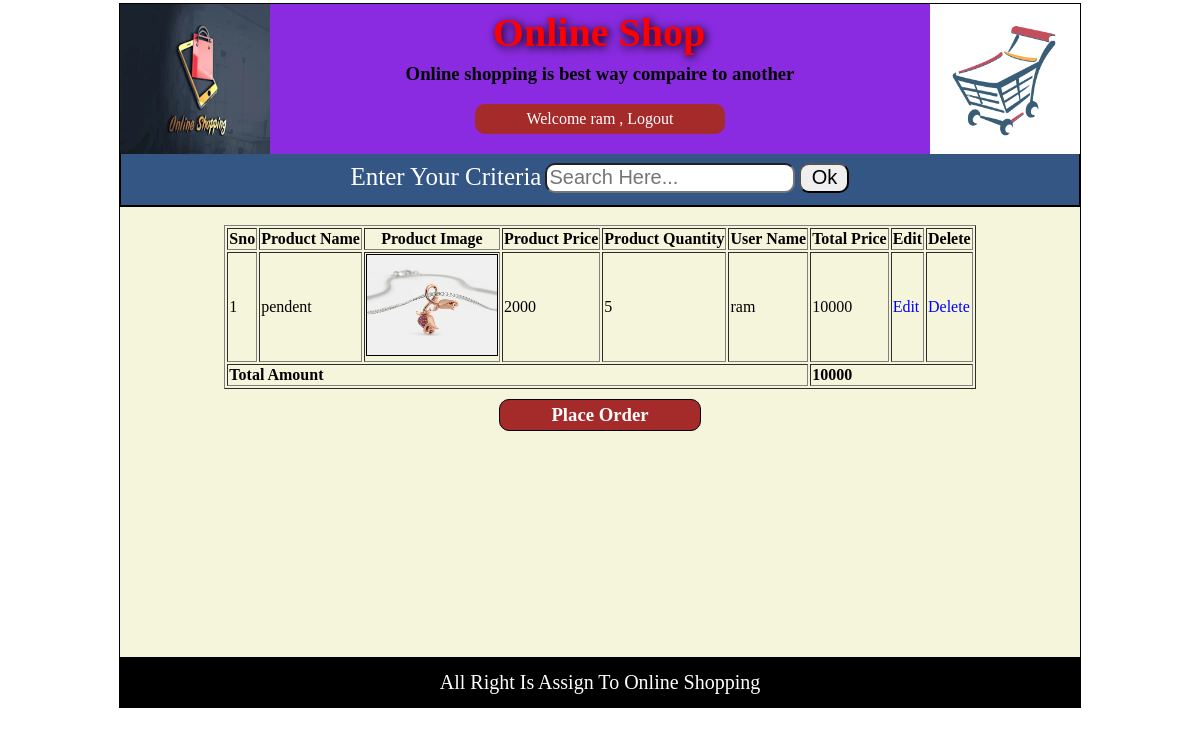
Page /displaycartfororder.php (signed in) on the committed database.
### tables this page shows
CREATE TABLE IF NOT EXISTS `cart_info` (
  `cart_id` int(11) NOT NULL AUTO_INCREMENT,
  `prod_id` int(11) NOT NULL,
  `prod_price` float NOT NULL,
  `prod_qty` int(11) NOT NULL,
  `user_name` varchar(30) NOT NULL,
  PRIMARY KEY (`cart_id`)
);

CREATE TABLE IF NOT EXISTS `product_info` (
  `prod_id` int(11) NOT NULL AUTO_INCREMENT,
  `prod_name` varchar(30) NOT NULL,
  `prod_price` varchar(10) NOT NULL,
  `prod_image_path` varchar(40) NOT NULL,
  `category_parent_id` int(11) NOT NULL,
  `prod_detail` text NOT NULL,
  `discount` float NOT NULL,
  `reg_date` datetime NOT NULL,
  PRIMARY KEY (`prod_id`)
);

### displaycartfororder.php (the view)
<?php session_start();
include("header.php");
?>
<div id="container">
<?php
$usr=$_SESSION["uname"];
include("dbconnect.php");
$rscart=mysqli_query($con,"select * from cart_info,product_info where product_info.prod_id=cart_info.prod_id and user_name='$usr'") or die ("query error");
echo("<br><table border=1 align='center'>");
echo("<tr><th>Sno</th><th>Product Name</th><th>Product Image</th><th>Product Price</th><th>Product Quantity</th><th>User Name </th><th>Total Price</th><th>Edit</th><th>Delete</th></tr>");
$cnt=0;
$totalamnt=0;
 while ($row=mysqli_fetch_array($rscart))
 {
 	$cnt++;
 	echo("<tr>");
	echo("<td>");
	echo("$cnt");
	echo("</td>");
    echo("<td>");
echo($row["prod_name"]);
echo("</td>");
	$img=$row["prod_image_path"];
	echo("<td>");
	echo("<img src='.//collection//$img' width='130' height='100' border='1'>");
	echo("</td>");
echo("<td>");
echo($row["prod_price"]);
echo("</td>");
echo("<td>");
echo($row["prod_qty"]);
echo("</td>");
echo("<td>");
echo($row["user_name"]);
echo("</td>");
echo("<td>");
$amt=$row["prod_qty"]*$row["prod_price"];
echo($amt);
$totalamnt=$totalamnt+$amt;
echo("</td>");
$id=$row["cart_id"];
echo("<td>");
$pqty=$row["prod_qty"];
echo("<a href='Editcart.php?pid=$id& quantity=$pqty'>Edit</a>");
echo("</td>");
echo("<td>");
echo("<a href=Deletecart.php?pid=$id>Delete</a>");
echo("</td>");
echo("</tr>");
}
 echo("<tr>");
 echo("<td colspan='6'>");
 echo("<b>Total Amount </b>");
 echo("</td>");
echo("<td colspan='4'>");
 echo("<b>$totalamnt</b>");
 echo("</td>");
 echo("</tr>");
echo("</table>");
?>
<?php
echo("<div class='prodbuybtn'>");
 echo("<a href='editaddress.php?tcnt=$cnt&tamnt=$totalamnt'><h3>Place Order</h3></a>
</div>");
?>
</div>
<?php
include("footer.php");
?>

### css/style.css (style rules this page uses)
body { margin: 0px; padding: 0px; font-family: "verdana"; }
#container { min-height: 450px; }
a { text-decoration: none; color:blue; }
.prodbuybtn h3 { height: 30px; width: 200px; background-color: brown; line-height: 30px; color: white; border: 1px solid black; border-radius: 10px; margin: 10px auto; text-align: center; }

### rows in the picture
cart_info: prod.prod_name "pendent", prod.prod_image_path (picture), prod.prod_price "2000", prod_qty "5", user_name "ram", prod_qty.prod_price "10000"

### other values in the picture
$_SESSION["uname"] "ram"
$totalamnt "10000"
